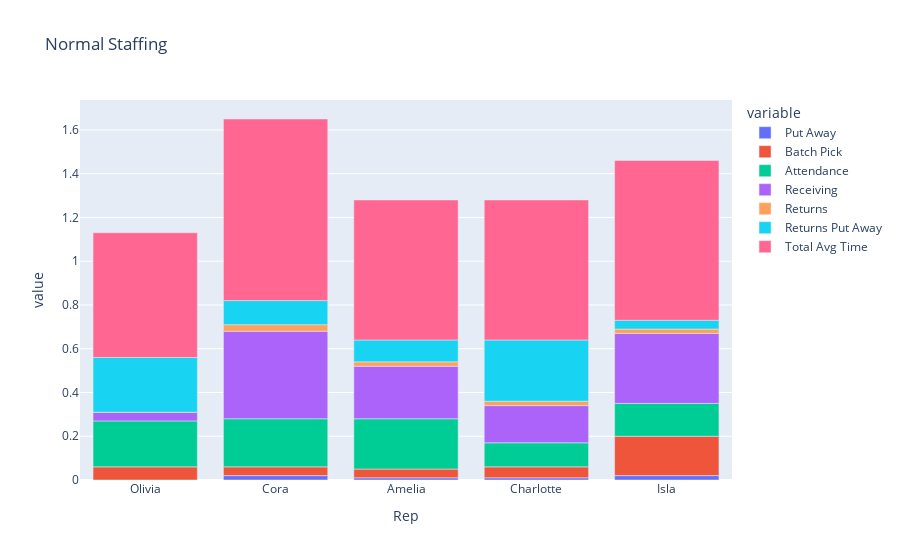
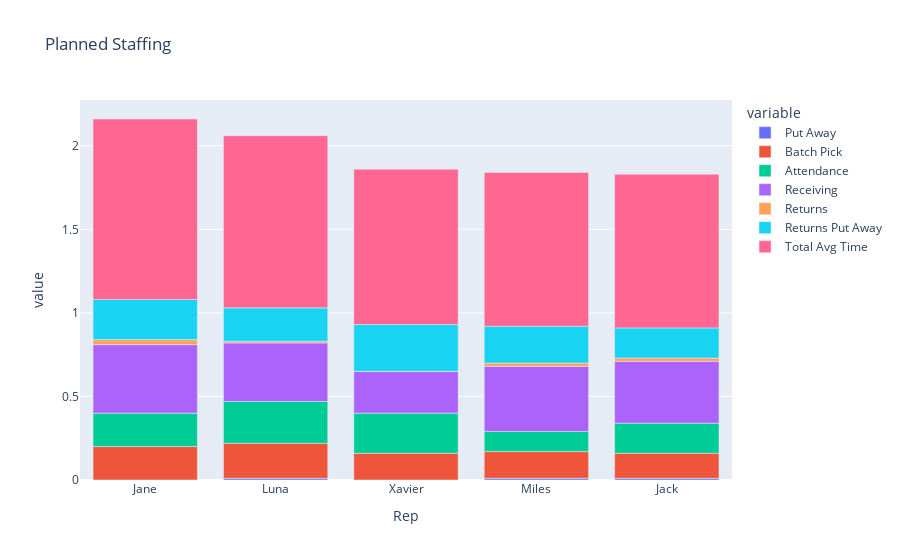

The notebook cell saved with these charts, in order:
### Markdown cell above
# Standard Random Staffing vs Normal Staffing

### Code cell
wide_df = df.head()

fig3 = px.bar(wide_df, x='Rep', y=['Put Away', 'Batch Pick', 'Attendance','Receiving','Returns','Returns Put Away','Total Avg Time'], title="Normal Staffing")
#plotly.offline.plot(fig3, filename='normm_staff.html',auto_open=False)
fig3.show()

df2= df.sort_values(by = 'Total Avg Time', ascending = False)
wide_df2 = df2.head()

fig4 = px.bar(wide_df2, x='Rep', y=['Put Away', 'Batch Pick', 'Attendance','Receiving','Returns','Returns Put Away','Total Avg Time'], title="Planned Staffing")
fig4.show()
#plotly.offline.plot(fig4, filename='planned_staff.html',auto_open=False)

### Figure 1 — Plotly figure (JSON) as saved in the notebook; plotly's stock layout.template omitted (floating-point values rounded to 4 significant figures)
{"data": [{"alignmentgroup": "True", "hovertemplate": "variable=Put Away<br>Rep=%{x}<br>value=%{y}<extra></extra>", "legendgroup": "Put Away", "marker": {"color": "#636efa", "pattern": {"shape": ""}}, "name": "Put Away", "offsetgroup": "Put Away", "orientation": "v", "showlegend": true, "textposition": "auto", "type": "bar", "x": ["Olivia", "Cora", "Amelia", "Charlotte", "Isla"], "xaxis": "x", "y": [0, 0.02, 0.01, 0.01, 0.02], "yaxis": "y"}, {"alignmentgroup": "True", "hovertemplate": "variable=Batch Pick<br>Rep=%{x}<br>value=%{y}<extra></extra>", "legendgroup": "Batch Pick", "marker": {"color": "#EF553B", "pattern": {"shape": ""}}, "name": "Batch Pick", "offsetgroup": "Batch Pick", "orientation": "v", "showlegend": true, "textposition": "auto", "type": "bar", "x": ["Olivia", "Cora", "Amelia", "Charlotte", "Isla"], "xaxis": "x", "y": [0.06, 0.04, 0.04, 0.05, 0.18], "yaxis": "y"}, {"alignmentgroup": "True", "hovertemplate": "variable=Attendance<br>Rep=%{x}<br>value=%{y}<extra></extra>", "legendgroup": "Attendance", "marker": {"color": "#00cc96", "pattern": {"shape": ""}}, "name": "Attendance", "offsetgroup": "Attendance", "orientation": "v", "showlegend": true, "textposition": "auto", "type": "bar", "x": ["Olivia", "Cora", "Amelia", "Charlotte", "Isla"], "xaxis": "x", "y": [0.21, 0.22, 0.23, 0.11, 0.15], "yaxis": "y"}, {"alignmentgroup": "True", "hovertemplate": "variable=Receiving<br>Rep=%{x}<br>value=%{y}<extra></extra>", "legendgroup": "Receiving", "marker": {"color": "#ab63fa", "pattern": {"shape": ""}}, "name": "Receiving", "offsetgroup": "Receiving", "orientation": "v", "showlegend": true, "textposition": "auto", "type": "bar", "x": ["Olivia", "Cora", "Amelia", "Charlotte", "Isla"], "xaxis": "x", "y": [0.04, 0.4, 0.24, 0.17, 0.32], "yaxis": "y"}, {"alignmentgroup": "True", "hovertemplate": "variable=Returns<br>Rep=%{x}<br>value=%{y}<extra></extra>", "legendgroup": "Returns", "marker": {"color": "#FFA15A", "pattern": {"shape": ""}}, "name": "Returns", "offsetgroup": "Returns", "orientation": "v", "showlegend": true, "textposition": "auto", "type": "bar", "x": ["Olivia", "Cora", "Amelia", "Charlotte", "Isla"], "xaxis": "x", "y": [0, 0.03, 0.02, 0.02, 0.02], "yaxis": "y"}, {"alignmentgroup": "True", "hovertemplate": "variable=Returns Put Away<br>Rep=%{x}<br>value=%{y}<extra></extra>", "legendgroup": "Returns Put Away", "marker": {"color": "#19d3f3", "pattern": {"shape": ""}}, "name": "Returns Put Away", "offsetgroup": "Returns Put Away", "orientation": "v", "showlegend": true, "textposition": "auto", "type": "bar", "x": ["Olivia", "Cora", "Amelia", "Charlotte", "Isla"], "xaxis": "x", "y": [0.25, 0.11, 0.1, 0.28, 0.04], "yaxis": "y"}, {"alignmentgroup": "True", "hovertemplate": "variable=Total Avg Time<br>Rep=%{x}<br>value=%{y}<extra></extra>", "legendgroup": "Total Avg Time", "marker": {"color": "#FF6692", "pattern": {"shape": ""}}, "name": "Total Avg Time", "offsetgroup": "Total Avg Time", "orientation": "v", "showlegend": true, "textposition": "auto", "type": "bar", "x": ["Olivia", "Cora", "Amelia", "Charlotte", "Isla"], "xaxis": "x", "y": [0.57, 0.83, 0.64, 0.64, 0.73], "yaxis": "y"}], "layout": {"autosize": true, "barmode": "relative", "legend": {"title": {"text": "variable"}, "tracegroupgap": 0}, "title": {"text": "Normal Staffing"}, "xaxis": {"anchor": "y", "autorange": true, "domain": [0, 1], "range": [-0.5, 4.5], "title": {"text": "Rep"}, "type": "category"}, "yaxis": {"anchor": "x", "autorange": true, "domain": [0, 1], "range": [0, 1.737], "title": {"text": "value"}, "type": "linear"}}}

### Figure 2 — Plotly figure (JSON) as saved in the notebook; plotly's stock layout.template omitted (floating-point values rounded to 4 significant figures)
{"data": [{"alignmentgroup": "True", "hovertemplate": "variable=Put Away<br>Rep=%{x}<br>value=%{y}<extra></extra>", "legendgroup": "Put Away", "marker": {"color": "#636efa", "pattern": {"shape": ""}}, "name": "Put Away", "offsetgroup": "Put Away", "orientation": "v", "showlegend": true, "textposition": "auto", "type": "bar", "x": ["Jane", "Luna", "Xavier", "Miles", "Jack"], "xaxis": "x", "y": [0, 0.01, 0, 0.01, 0.01], "yaxis": "y"}, {"alignmentgroup": "True", "hovertemplate": "variable=Batch Pick<br>Rep=%{x}<br>value=%{y}<extra></extra>", "legendgroup": "Batch Pick", "marker": {"color": "#EF553B", "pattern": {"shape": ""}}, "name": "Batch Pick", "offsetgroup": "Batch Pick", "orientation": "v", "showlegend": true, "textposition": "auto", "type": "bar", "x": ["Jane", "Luna", "Xavier", "Miles", "Jack"], "xaxis": "x", "y": [0.2, 0.21, 0.16, 0.16, 0.15], "yaxis": "y"}, {"alignmentgroup": "True", "hovertemplate": "variable=Attendance<br>Rep=%{x}<br>value=%{y}<extra></extra>", "legendgroup": "Attendance", "marker": {"color": "#00cc96", "pattern": {"shape": ""}}, "name": "Attendance", "offsetgroup": "Attendance", "orientation": "v", "showlegend": true, "textposition": "auto", "type": "bar", "x": ["Jane", "Luna", "Xavier", "Miles", "Jack"], "xaxis": "x", "y": [0.2, 0.25, 0.24, 0.12, 0.18], "yaxis": "y"}, {"alignmentgroup": "True", "hovertemplate": "variable=Receiving<br>Rep=%{x}<br>value=%{y}<extra></extra>", "legendgroup": "Receiving", "marker": {"color": "#ab63fa", "pattern": {"shape": ""}}, "name": "Receiving", "offsetgroup": "Receiving", "orientation": "v", "showlegend": true, "textposition": "auto", "type": "bar", "x": ["Jane", "Luna", "Xavier", "Miles", "Jack"], "xaxis": "x", "y": [0.41, 0.35, 0.25, 0.39, 0.37], "yaxis": "y"}, {"alignmentgroup": "True", "hovertemplate": "variable=Returns<br>Rep=%{x}<br>value=%{y}<extra></extra>", "legendgroup": "Returns", "marker": {"color": "#FFA15A", "pattern": {"shape": ""}}, "name": "Returns", "offsetgroup": "Returns", "orientation": "v", "showlegend": true, "textposition": "auto", "type": "bar", "x": ["Jane", "Luna", "Xavier", "Miles", "Jack"], "xaxis": "x", "y": [0.03, 0.01, 0, 0.02, 0.02], "yaxis": "y"}, {"alignmentgroup": "True", "hovertemplate": "variable=Returns Put Away<br>Rep=%{x}<br>value=%{y}<extra></extra>", "legendgroup": "Returns Put Away", "marker": {"color": "#19d3f3", "pattern": {"shape": ""}}, "name": "Returns Put Away", "offsetgroup": "Returns Put Away", "orientation": "v", "showlegend": true, "textposition": "auto", "type": "bar", "x": ["Jane", "Luna", "Xavier", "Miles", "Jack"], "xaxis": "x", "y": [0.24, 0.2, 0.28, 0.22, 0.18], "yaxis": "y"}, {"alignmentgroup": "True", "hovertemplate": "variable=Total Avg Time<br>Rep=%{x}<br>value=%{y}<extra></extra>", "legendgroup": "Total Avg Time", "marker": {"color": "#FF6692", "pattern": {"shape": ""}}, "name": "Total Avg Time", "offsetgroup": "Total Avg Time", "orientation": "v", "showlegend": true, "textposition": "auto", "type": "bar", "x": ["Jane", "Luna", "Xavier", "Miles", "Jack"], "xaxis": "x", "y": [1.08, 1.03, 0.93, 0.92, 0.92], "yaxis": "y"}], "layout": {"autosize": true, "barmode": "relative", "legend": {"title": {"text": "variable"}, "tracegroupgap": 0}, "title": {"text": "Planned Staffing"}, "xaxis": {"anchor": "y", "autorange": true, "domain": [0, 1], "range": [-0.5, 4.5], "title": {"text": "Rep"}, "type": "category"}, "yaxis": {"anchor": "x", "autorange": true, "domain": [0, 1], "range": [0, 2.274], "title": {"text": "value"}, "type": "linear"}}}
